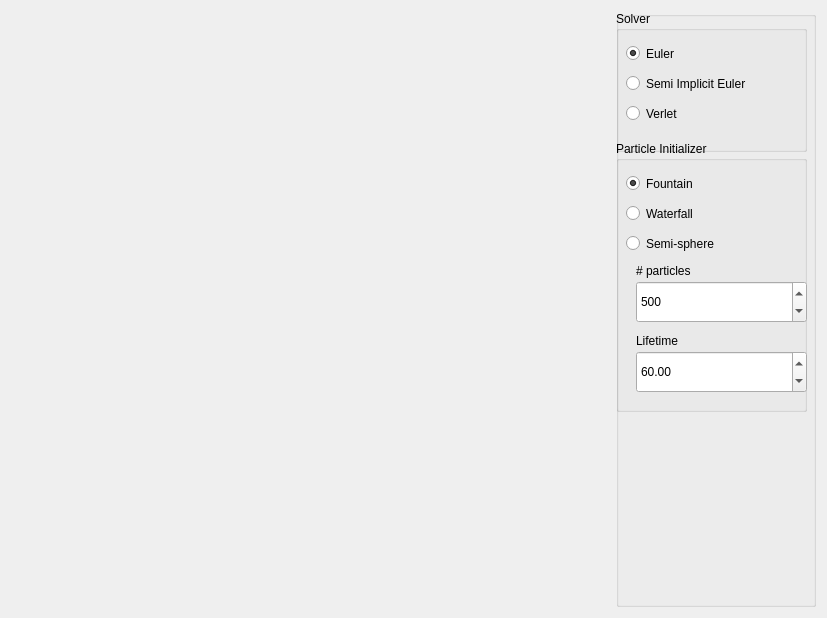
<?xml version="1.0" encoding="UTF-8"?>
<ui version="4.0">
 <class>MainWindow</class>
 <widget class="QMainWindow" name="MainWindow">
  <property name="geometry">
   <rect>
    <x>0</x>
    <y>0</y>
    <width>827</width>
    <height>618</height>
   </rect>
  </property>
  <property name="minimumSize">
   <size>
    <width>827</width>
    <height>618</height>
   </size>
  </property>
  <property name="baseSize">
   <size>
    <width>600</width>
    <height>600</height>
   </size>
  </property>
  <property name="windowTitle">
   <string>Particles</string>
  </property>
  <widget class="QWidget" name="widget">
   <property name="minimumSize">
    <size>
     <width>827</width>
     <height>0</height>
    </size>
   </property>
   <property name="baseSize">
    <size>
     <width>600</width>
     <height>600</height>
    </size>
   </property>
   <layout class="QHBoxLayout" name="horizontalLayout">
    <item>
     <widget class="GLWidget" name="glwidget" native="true">
      <property name="minimumSize">
       <size>
        <width>600</width>
        <height>600</height>
       </size>
      </property>
      <property name="maximumSize">
       <size>
        <width>16777215</width>
        <height>16777215</height>
       </size>
      </property>
      <property name="baseSize">
       <size>
        <width>600</width>
        <height>600</height>
       </size>
      </property>
     </widget>
    </item>
    <item>
     <layout class="QVBoxLayout" name="Configuration">
      <item>
       <widget class="QGroupBox" name="TreeOptions">
        <property name="minimumSize">
         <size>
          <width>200</width>
          <height>0</height>
         </size>
        </property>
        <property name="maximumSize">
         <size>
          <width>200</width>
          <height>16777215</height>
         </size>
        </property>
        <property name="title">
         <string/>
        </property>
        <widget class="QGroupBox" name="groupBox">
         <property name="geometry">
          <rect>
           <x>0</x>
           <y>0</y>
           <width>191</width>
           <height>141</height>
          </rect>
         </property>
         <property name="title">
          <string>Solver</string>
         </property>
         <widget class="QRadioButton" name="radioButton">
          <property name="geometry">
           <rect>
            <x>10</x>
            <y>30</y>
            <width>122</width>
            <height>25</height>
           </rect>
          </property>
          <property name="text">
           <string>Euler</string>
          </property>
          <property name="checked">
           <bool>true</bool>
          </property>
         </widget>
         <widget class="QRadioButton" name="radioButton_2">
          <property name="geometry">
           <rect>
            <x>10</x>
            <y>60</y>
            <width>171</width>
            <height>25</height>
           </rect>
          </property>
          <property name="text">
           <string>Semi Implicit Euler</string>
          </property>
         </widget>
         <widget class="QRadioButton" name="radioButton_6">
          <property name="geometry">
           <rect>
            <x>10</x>
            <y>90</y>
            <width>131</width>
            <height>25</height>
           </rect>
          </property>
          <property name="text">
           <string>Verlet</string>
          </property>
         </widget>
        </widget>
        <widget class="QGroupBox" name="groupBox_2">
         <property name="geometry">
          <rect>
           <x>0</x>
           <y>130</y>
           <width>191</width>
           <height>271</height>
          </rect>
         </property>
         <property name="title">
          <string>Particle Initializer</string>
         </property>
         <widget class="QRadioButton" name="radioButton_3">
          <property name="geometry">
           <rect>
            <x>10</x>
            <y>30</y>
            <width>122</width>
            <height>25</height>
           </rect>
          </property>
          <property name="text">
           <string>Fountain</string>
          </property>
          <property name="checked">
           <bool>true</bool>
          </property>
         </widget>
         <widget class="QRadioButton" name="radioButton_4">
          <property name="geometry">
           <rect>
            <x>10</x>
            <y>60</y>
            <width>122</width>
            <height>25</height>
           </rect>
          </property>
          <property name="text">
           <string>Waterfall</string>
          </property>
         </widget>
         <widget class="QRadioButton" name="radioButton_5">
          <property name="geometry">
           <rect>
            <x>10</x>
            <y>90</y>
            <width>131</width>
            <height>25</height>
           </rect>
          </property>
          <property name="text">
           <string>Semi-sphere</string>
          </property>
         </widget>
         <widget class="QLabel" name="label_2">
          <property name="geometry">
           <rect>
            <x>20</x>
            <y>190</y>
            <width>66</width>
            <height>19</height>
           </rect>
          </property>
          <property name="text">
           <string>Lifetime</string>
          </property>
         </widget>
         <widget class="QLabel" name="label">
          <property name="geometry">
           <rect>
            <x>20</x>
            <y>120</y>
            <width>121</width>
            <height>19</height>
           </rect>
          </property>
          <property name="text">
           <string># particles</string>
          </property>
         </widget>
         <widget class="QSpinBox" name="spinBox">
          <property name="geometry">
           <rect>
            <x>20</x>
            <y>140</y>
            <width>171</width>
            <height>42</height>
           </rect>
          </property>
          <property name="maximum">
           <number>100000</number>
          </property>
          <property name="value">
           <number>500</number>
          </property>
         </widget>
         <widget class="QDoubleSpinBox" name="doubleSpinBox">
          <property name="geometry">
           <rect>
            <x>20</x>
            <y>210</y>
            <width>171</width>
            <height>42</height>
           </rect>
          </property>
          <property name="maximum">
           <double>1000.000000000000000</double>
          </property>
          <property name="value">
           <double>60.000000000000000</double>
          </property>
         </widget>
        </widget>
       </widget>
      </item>
     </layout>
    </item>
   </layout>
  </widget>
 </widget>
 <layoutdefault spacing="6" margin="11"/>
 <customwidgets>
  <customwidget>
   <class>GLWidget</class>
   <extends>QWidget</extends>
   <header>glwidget.h</header>
   <container>1</container>
   <slots>
    <signal>SetFaces(QString)</signal>
    <signal>SetVertices(QString)</signal>
    <signal>SetFramerate(QString)</signal>
    <slot>uiSolverEuler(bool)</slot>
    <slot>uiParticleInitializerFountain(bool)</slot>
    <slot>uiParticleInitializerWatterfall(bool)</slot>
    <slot>uiSolverVerlet(bool)</slot>
    <slot>uiNParticles(int)</slot>
    <slot>uiLifetime(double)</slot>
    <slot>uiSolverSemiImplicitEuler(bool)</slot>
   </slots>
  </customwidget>
 </customwidgets>
 <resources/>
 <connections>
  <connection>
   <sender>radioButton</sender>
   <signal>toggled(bool)</signal>
   <receiver>glwidget</receiver>
   <slot>uiSolverEuler(bool)</slot>
   <hints>
    <hint type="sourcelabel">
     <x>744</x>
     <y>61</y>
    </hint>
    <hint type="destinationlabel">
     <x>547</x>
     <y>85</y>
    </hint>
   </hints>
  </connection>
  <connection>
   <sender>radioButton_3</sender>
   <signal>toggled(bool)</signal>
   <receiver>glwidget</receiver>
   <slot>uiParticleInitializerFountain(bool)</slot>
   <hints>
    <hint type="sourcelabel">
     <x>744</x>
     <y>172</y>
    </hint>
    <hint type="destinationlabel">
     <x>521</x>
     <y>256</y>
    </hint>
   </hints>
  </connection>
  <connection>
   <sender>radioButton_4</sender>
   <signal>toggled(bool)</signal>
   <receiver>glwidget</receiver>
   <slot>uiParticleInitializerWatterfall(bool)</slot>
   <hints>
    <hint type="sourcelabel">
     <x>744</x>
     <y>198</y>
    </hint>
    <hint type="destinationlabel">
     <x>528</x>
     <y>200</y>
    </hint>
   </hints>
  </connection>
  <connection>
   <sender>radioButton_5</sender>
   <signal>clicked(bool)</signal>
   <receiver>glwidget</receiver>
   <slot>uiParticleInitializerSemiSphere(bool)</slot>
   <hints>
    <hint type="sourcelabel">
     <x>710</x>
     <y>243</y>
    </hint>
    <hint type="destinationlabel">
     <x>533</x>
     <y>332</y>
    </hint>
   </hints>
  </connection>
  <connection>
   <sender>radioButton_6</sender>
   <signal>clicked(bool)</signal>
   <receiver>glwidget</receiver>
   <slot>uiSolverVerlet(bool)</slot>
   <hints>
    <hint type="sourcelabel">
     <x>650</x>
     <y>114</y>
    </hint>
    <hint type="destinationlabel">
     <x>549</x>
     <y>114</y>
    </hint>
   </hints>
  </connection>
  <connection>
   <sender>spinBox</sender>
   <signal>valueChanged(int)</signal>
   <receiver>glwidget</receiver>
   <slot>uiNParticles(int)</slot>
   <hints>
    <hint type="sourcelabel">
     <x>699</x>
     <y>291</y>
    </hint>
    <hint type="destinationlabel">
     <x>541</x>
     <y>296</y>
    </hint>
   </hints>
  </connection>
  <connection>
   <sender>doubleSpinBox</sender>
   <signal>valueChanged(double)</signal>
   <receiver>glwidget</receiver>
   <slot>uiLifetime(double)</slot>
   <hints>
    <hint type="sourcelabel">
     <x>719</x>
     <y>356</y>
    </hint>
    <hint type="destinationlabel">
     <x>568</x>
     <y>400</y>
    </hint>
   </hints>
  </connection>
  <connection>
   <sender>radioButton_2</sender>
   <signal>toggled(bool)</signal>
   <receiver>glwidget</receiver>
   <slot>uiSolverSemiImplicitEuler(bool)</slot>
   <hints>
    <hint type="sourcelabel">
     <x>730</x>
     <y>83</y>
    </hint>
    <hint type="destinationlabel">
     <x>554</x>
     <y>67</y>
    </hint>
   </hints>
  </connection>
 </connections>
 <slots>
  <signal>updated_plane(double,double,double,double,bool)</signal>
  <slot>toggle_transfer_function_dialog()</slot>
 </slots>
</ui>
